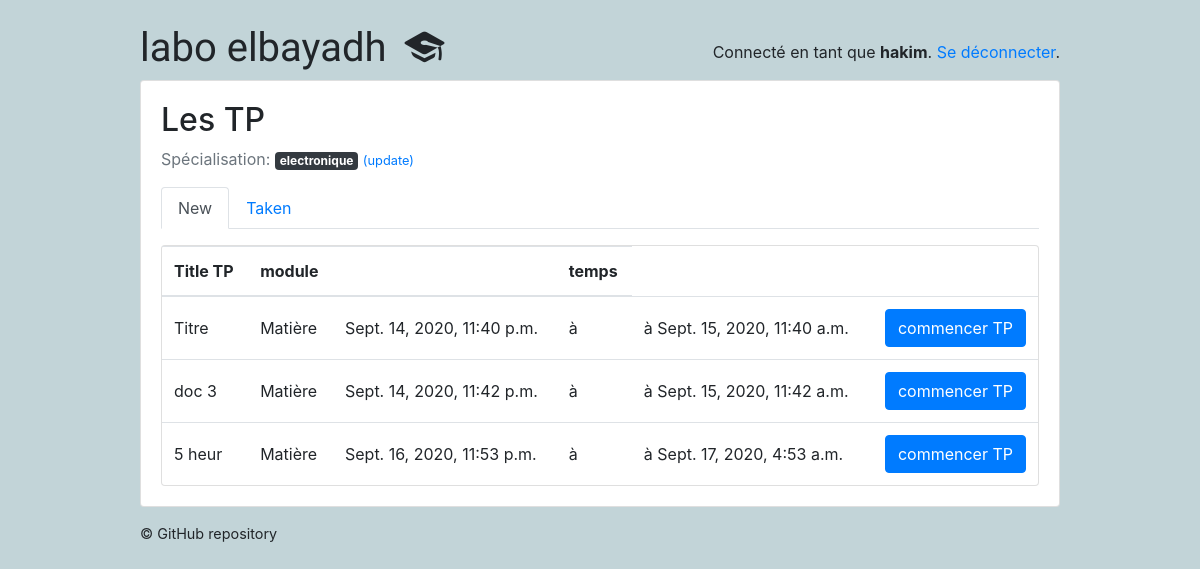
Before: /students/ (signed in) with the older database file.
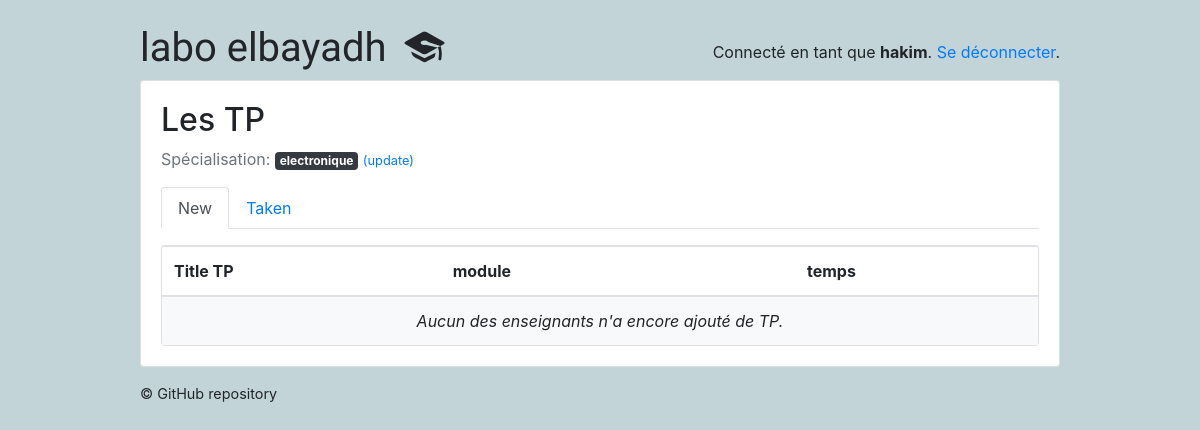
After: the same page with the newer database file.
### classroom/models.py (models this page shows, shortened)
class Subject(models.Model):
    name = models.CharField(max_length=30)
    color = models.CharField(max_length=7, default='#007bff')
    def get_html_badge(self):
        name = escape(self.name)
        color = escape(self.color)
        html = '<span class="badge badge-primary" style="background-color: %s">%s</span>' % (color, name)
        return mark_safe(html)

class Quiz(models.Model):
    owner = models.ForeignKey(User, on_delete=models.CASCADE, related_name='quizzes')
    name = models.CharField(max_length=255 , default='Titre' , verbose_name= 'Titre TP',)
    subject = models.ForeignKey(Subject, on_delete=models.CASCADE, related_name='quizzes', verbose_name= 'les filières',)
    type_tp_posible = (
        ('redressement et filtrage ', 'redressement et filtrage '),
        ('filtrage RC', 'filtrage RC'),
    )
    type_tp = models.CharField(max_length=500 ,choices=type_tp_posible , verbose_name= 'Type de circuit électrique')
    description = models.TextField( max_length=500 , verbose_name= 'Description de TP ')
    module = models.CharField(max_length=255, default='Matière' , verbose_name= 'Matière' )
    Temps_TP = models.IntegerField(default=5 , verbose_name= 'Temps de TP min')
    temps_cal = models.IntegerField(default=12 , verbose_name= 'L interval temporel de calendrier (À l\'heure)')
    email_cad = models.BooleanField(default=False ,verbose_name='Envoyer  des notifications   au étudiants  par email' )

class Planning_TP(models.Model) :
    id_TP = models.IntegerField()
    id_usr = models.IntegerField()
    time_in = models.DateTimeField()
    time_fn = models.DateTimeField()
    time_TP = models.IntegerField()

### classroom/views/students.py (the view)
# urls.py: path('', students.QuizListView.as_view(), name='quiz_list'),
@method_decorator([login_required, student_required], name='dispatch')
class QuizListView(ListView):
    model = Quiz
    ordering = ('name', )
    context_object_name = 'quizzes'
    template_name = 'classroom/students/quiz_list.html'
    def get_queryset(self):
        student = self.request.user.student
        student_interests = student.interests.values_list('pk', flat=True)
        taken_quizzes = student.quizzes.values_list('pk', flat=True)
        queryset = Quiz.objects.filter(subject__in=student_interests) \
            .exclude(pk__in=taken_quizzes) \
            .annotate(questions_count=Count('questions')) \
            .filter(questions_count__gt=0)
        for id  in queryset.values() :
            id_tp = id['id']
            try:
                pl = Planning_TP.objects.get(id_TP = id_tp , id_usr =  self.request.user.pk )
            except:
                pl = False
            if pl == False :
                print(id['temps_cal'])
                if len(Planning_TP.objects.filter(id_TP = id_tp).values()) != 0 :
                    time_fn_final =  Planning_TP.objects.filter(id_TP = id_tp).values()
                    print(id_tp)
                    temps_tp  =  Planning_TP.objects.filter(id_TP = id_tp).values()[len(time_fn_final)-1]['time_TP']
                    time_in =  Planning_TP.objects.filter(id_TP = id_tp).values()[len(time_fn_final)-1]['time_fn']
                    time_fn =  Planning_TP.objects.filter(id_TP = id_tp).values()[len(time_fn_final)-1]['time_fn'] +  timedelta(minutes=60 * int(id['temps_cal']))
                    Planning_TP.objects.create(id_usr = self.request.user.pk , id_TP = id_tp , time_in = time_in , time_fn = time_fn , time_TP = temps_tp)
                else :
                    time_in = datetime.now()
                    time_fn = time_in + timedelta(minutes=60 * int(id['temps_cal']))
                    temps_tp = id['Temps_TP']
                    id_usr = self.request.user.pk
                    id_tp = id_tp
                    Planning_TP.objects.create(id_usr=id_usr, id_TP=id_tp, time_in=time_in, time_fn=time_fn,
                                               time_TP=temps_tp)
            else :
                pass
        return queryset
    def get_context_data(self, **kwargs):
        context = super(QuizListView, self).get_context_data(**kwargs)  # get the default context data
        context['time'] = Planning_TP.objects.filter(id_usr=self.request.user.pk ).values()  # add extra field to the context
        return context

### classroom/templates/classroom/students/quiz_list.html
{% extends 'base.html' %}
{% block content %}
  {% include 'classroom/students/_header.html' with active='new' %}
  <div class="card">
    <table class="table mb-0">
      <thead>
        <tr>
          <th>Title TP</th>
          <th>module</th>
          <th></th>
          <th>temps</th>
        </tr>
      </thead>
      <tbody>
        {% for quiz in quizzes %}
          <tr>
            <td class="align-middle">{{ quiz.name }}</td>
            <td class="align-middle">{{ quiz.module }} </td>
            {%for time_ in time %}
            {% if time_.id_TP == quiz.pk %}
            <td class="align-middle">{{ time_.time_in }} </td>
            <td class="align-middle"> à  </td>
            <td class="align-middle">à {{ time_.time_fn }} </td>
            {% endif %}
            {% endfor %}
            <td class="text-right">
              <a href="{% url 'students:take_quiz' quiz.pk %}" class="btn btn-primary">commencer TP</a>
            </td>
          </tr>
        {% empty %}
          <tr>
            <td class="bg-light text-center font-italic" colspan="4">Aucun des enseignants n'a encore ajouté de TP.</td>
          </tr>
        {% endfor %}
      </tbody>
    </table>
  </div>
{% endblock %}

### classroom/templates/classroom/students/_header.html
<h2>Les TP</h2>
<p class="text-muted">
  Spécialisation:{% for subject in user.student.interests.all %} {{ subject.get_html_badge }}{% endfor %}
  <a href="{% url 'students:student_interests' %}"><small>(update)</small></a>
</p>
<ul class="nav nav-tabs mb-3">
  <li class="nav-item">
    <a class="nav-link{% if active == 'new' %} active{% endif %}" href="{% url 'students:quiz_list' %}">New</a>
  </li>
  <li class="nav-item">
    <a class="nav-link{% if active == 'taken' %} active{% endif %}" href="{% url 'students:taken_quiz_list' %}">Taken</a>
  </li>
</ul>

Changed rows visible on the page:
removed Quiz: name "Titre", module "Matière"
no longer on this page (row unchanged): Planning_TP: time_in "Sept. 14, 2020, 11:40 p.m.", time_fn "Sept. 15, 2020, 11:40 a.m.", shown under "Titre"
removed Quiz: name "doc 3", module "Matière"
no longer on this page (row unchanged): Planning_TP: time_in "Sept. 14, 2020, 11:42 p.m.", time_fn "Sept. 15, 2020, 11:42 a.m.", shown under "doc 3"
removed Quiz: name "5 heur", module "Matière"
no longer on this page (row unchanged): Planning_TP: time_in "Sept. 16, 2020, 11:53 p.m.", time_fn "Sept. 17, 2020, 4:53 a.m.", shown under "5 heur"
Other visible differences:
text now shown: "Aucun des enseignants n'a encore ajouté de TP."
